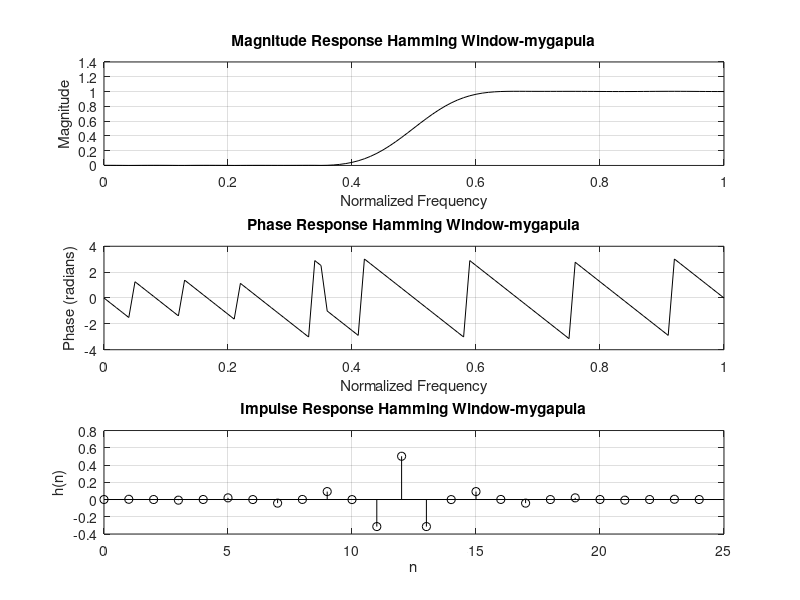

MATLAB code for this plot:
clc;
clear;
close all;
% Design of high pass filter using Hamming window
wc = 0.5*pi;
N = 25;
b = fir1(N-1, wc/pi, 'high', hamming(N));
disp('b=');
disp(b)
% Frequency response
w = 0:0.01*pi:pi;
h = freqz(b, 1, w);
%PLOTS
figure;
%Magnitude Response
subplot(3,1,1);
plot(w/pi, abs(h), 'k');
xlabel('Normalized Frequency');
ylabel('Magnitude');
title('Magnitude Response Hamming Window-mygapula');
grid on;
%Phase Response
subplot(3,1,2);
plot(w/pi, angle(h), 'k');
xlabel('Normalized Frequency');
ylabel('Phase (radians)');
title('Phase Response Hamming Window-mygapula');
grid on;
%Impulse Response
subplot(3,1,3);
stem(0:length(b)-1, b, 'k');
xlabel('n');
ylabel('h(n)');
title('Impulse Response Hamming Window-mygapula');
grid on;
